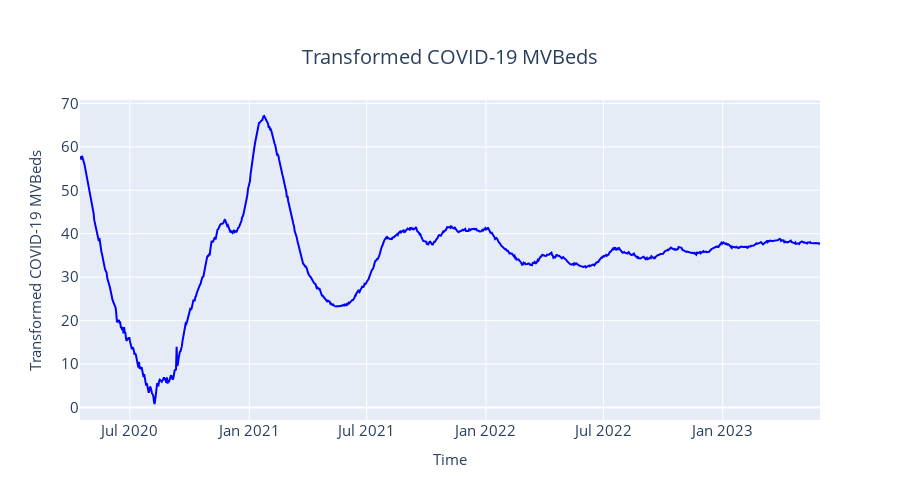

Notebook code cell kept with this figure:
### Code cell
# Plot the transformed target variable
fig = go.Figure()
fig.add_trace(
    go.Scatter(
        x=data.index,
        y=data[target],
        mode="lines",
        marker=dict(size=6, opacity=0.5),
        line=dict(color="blue", width=2),
        name="Transformed COVID-19 MVBeds trends",
    )
)

fig = format_plot(
    fig, title="Transformed COVID-19 MVBeds", ylabel="Transformed COVID-19 MVBeds"
)
fig.show()

### Figure 1 — Plotly figure (JSON) as saved in the notebook; plotly's stock layout.template omitted (floating-point values rounded to 4 significant figures; data arrays with more than 128 entries replaced by an {"elided": "..."} marker saying what was removed)
{"data": [{"line": {"color": "blue", "width": 2}, "marker": {"opacity": 0.5, "size": 6}, "mode": "lines", "name": "Transformed COVID-19 MVBeds trends", "type": "scatter", "x": {"elided": "1142 str values"}, "y": {"elided": "1142 float values"}}], "layout": {"autosize": false, "height": 500, "legend": {"font": {"size": 15}, "orientation": "h", "title": {}, "x": 1, "xanchor": "right", "y": 0.98, "yanchor": "bottom"}, "title": {"font": {"size": 20}, "text": "Transformed COVID-19 MVBeds", "x": 0.5, "xanchor": "center", "yanchor": "top"}, "width": 900, "xaxis": {"tickfont": {"size": 15}, "title": {"font": {"size": 15}, "text": "Time"}}, "yaxis": {"tickfont": {"size": 15}, "title": {"font": {"size": 15}, "text": "Transformed COVID-19 MVBeds"}}}}
